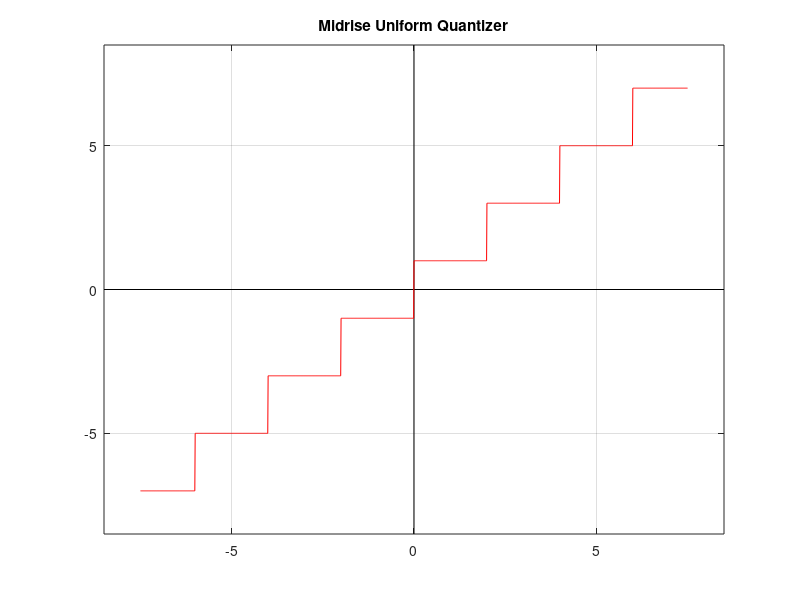
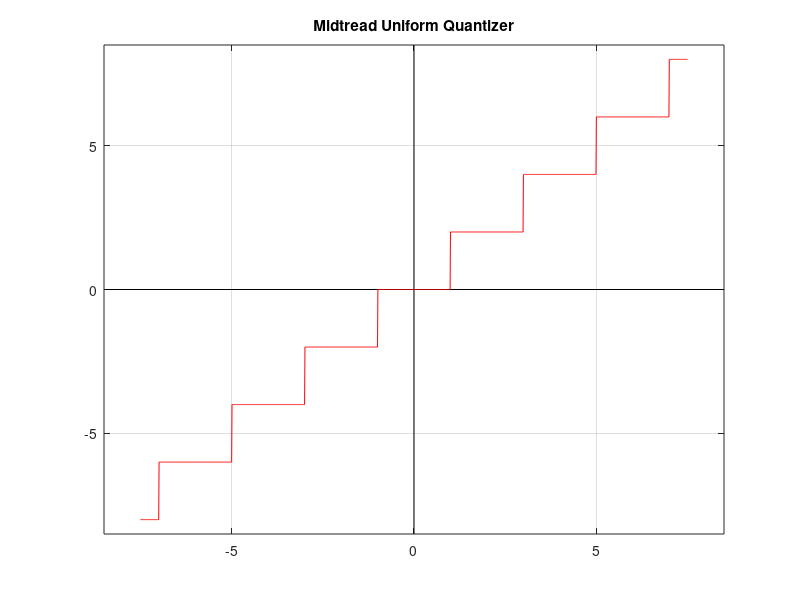

Recreate these plots in MATLAB, in order.
% Multimedia Coding
%
%
% UniformQuantizers.m: Examples of midrise and midtread uniform quantizers

clear all; close all;


Xmax = 7.5;

x = -Xmax:.01:Xmax;

Delta = 2;  % Quantization step = 2


% Midrise quantizer
x_mr = floor((double(x)/Delta))*Delta + Delta/2;

figure(1); 
plot([0 0],[-Xmax-1 Xmax+1],'k',[-Xmax-1 Xmax+1],[0 0],'k'); grid on; hold on;
plot(x,x_mr,'r'); axis([-Xmax-1, Xmax+1, -Xmax-1, Xmax+1]); 
title('Midrise Uniform Quantizer'); hold off;



% Midtread quantizer
x_mt = round((double(x)/Delta))*Delta;  

figure(2); 
plot([0 0],[-Xmax-1 Xmax+1],'k',[-Xmax-1 Xmax+1],[0 0],'k'); grid on; hold on;
plot(x,x_mt,'r'); axis([-Xmax-1, Xmax+1, -Xmax-1, Xmax+1]); 
title('Midtread Uniform Quantizer'); hold off;



